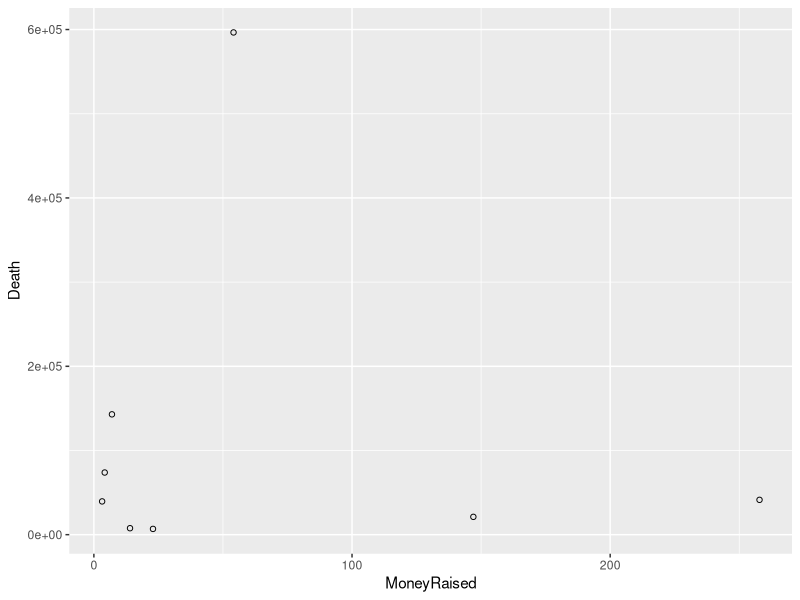
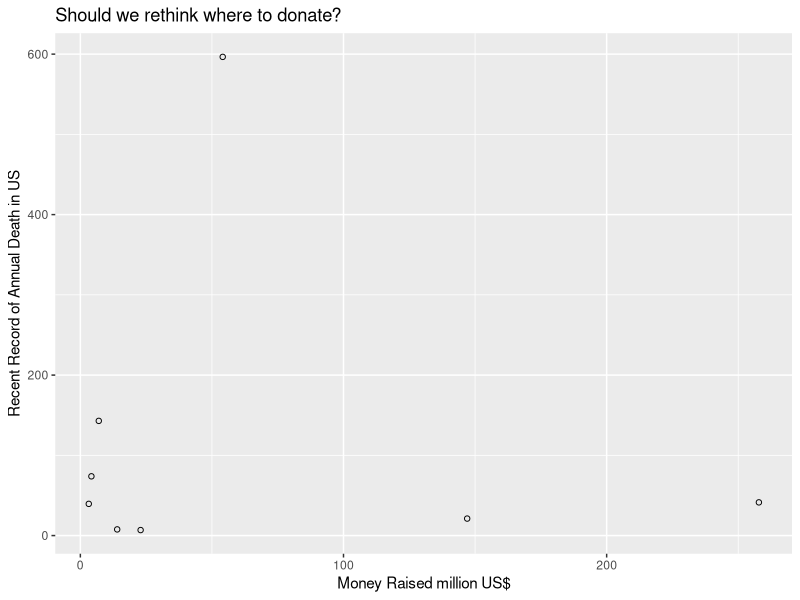
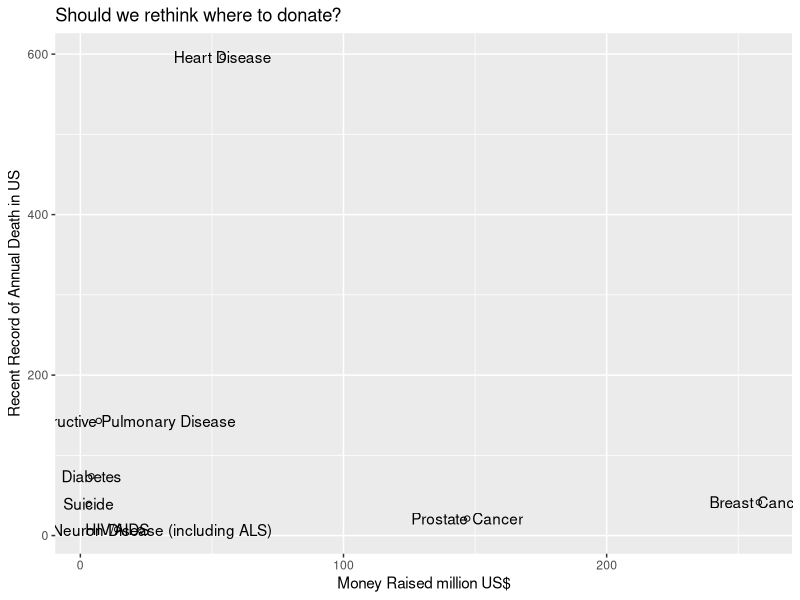
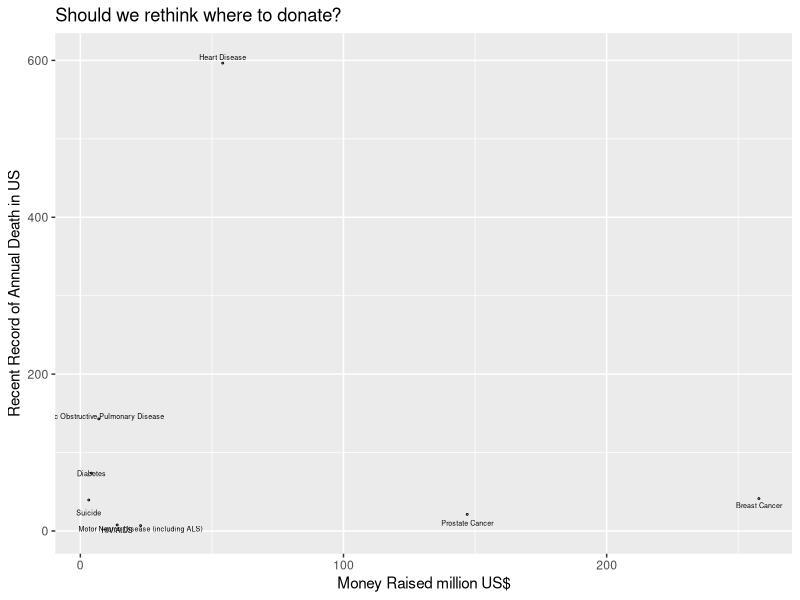

The R script that drew these images, in order:
## ---- chunk 1
# This is a comment, which is not executed.
# You can take notes this way, e.g.Commom dataset structure:each variable is a column, each observation is a row, and each type of observational unit is a table. 
## ---- chunk 2
1 + 1
4 / 2 * 3
## ---- chunk 3
4 / (2*3)
## ---- chunk 4
sqrt(4)
## ---- chunk 5
a <- 1
b <- 2   ## you can also try b=2, which is another way of assigning a variable, but arrow is generally preferred
c <- a + b 
## ---- chunk 6
c
## ---- chunk 7
A <- 10
## ---- chunk 8
A
a    ##remember, R is case sensitive! 
## ---- chunk 9
ls()  # R stores both data and data analysis output as objects. ls() returns a list of all objects in the current session
rm(a) 
## ---- chunk 10
A <- c(1,2,3,4,5)  ##Overwrite an object by assigning it something new
A
B <- 1:5; B #Commands are separated either by a ; or by a newline
C <- c(1, 2, 4, 3, 5); C 
## ---- chunk 11
A < 2

##check length
length(A); length(B)

A == B
A == C
A != 5
## ---- chunk 12
# add 1 to every element
A + 1

# multiplty 2 to every element
A * 2

# raise every element to second power
A ^ 2
## ---- chunk 13
# +, -, *, /
A+B

A/B 

## ---- chunk 14
##get a specific element from vector A
A[3]

##remove a specific element from vector A
A[-1]

D<-A[-1]
D
length(D)
## ---- chunk 15
#setwd("/Users/timz/Downloads")
demo <- read.csv("Donation-Disease.csv",
                 stringsAsFactors=F,
                # arg2=blah,
                # more args
                )
## ---- chunk 16
# give dataset a name as a R dataframe object 
demo<-read.csv("Donation-Disease.csv",stringsAsFactors=F)
## ---- chunk 17
# class of demo
class(demo) # data frames have a matrix structure. Obs are arranged as rows and columns

# Look at the dataset 
head(demo)

# dimensions of demo
dim(demo)   #output: row column

# structure of demo, including data types for variables
str(demo)

# summary demo, returns distributional summaries of variables in the dataset
summary(demo)

# indexing rows, columns and cells in a dataframe
# object[row,column]
demo[1,1]

## ---- chunk 18
# 
demo[1,1]
demo$Name
## ---- chunk 19
# install.packages("ggplot2") #package for elegant data visualization using the Grammar of Graphics
library(ggplot2)
## ---- chunk 20

?ggplot #Get R on-line help 

ggplot(demo, aes(x=MoneyRaised, y=Death)) +
    geom_point(shape=1) 

## ---- chunk 21
demo$Death<-as.numeric(demo$Death)
demo$Death<-demo$Death/1000
ggplot(demo, aes(x=MoneyRaised, y=Death)) +
    geom_point(shape=1) +xlab("Money Raised million US$") + 
    ylab("Recent Record of Annual Death in US") + 
    ggtitle("Should we rethink where to donate?")
## ---- chunk 22
ggplot(demo, aes(x=MoneyRaised, y=Death,label=Name)) +
    geom_point(shape=1) +
    xlab("Money Raised million US$") + 
    ylab("Recent Record of Annual Death in US") + 
    ggtitle("Should we rethink where to donate?")+
    geom_text(aes(label=Name))
## ---- chunk 23
ggplot(demo, aes(x=MoneyRaised, y=Death,label=Name)) +
    geom_point(shape=1,size=0.3) +
    geom_text(aes(label=Name),size=1.8,position=position_jitter(width=-8, height=20))+
    xlab("Money Raised million US$") + 
    ylab("Recent Record of Annual Death in US") + 
    ggtitle("Should we rethink where to donate?") 
